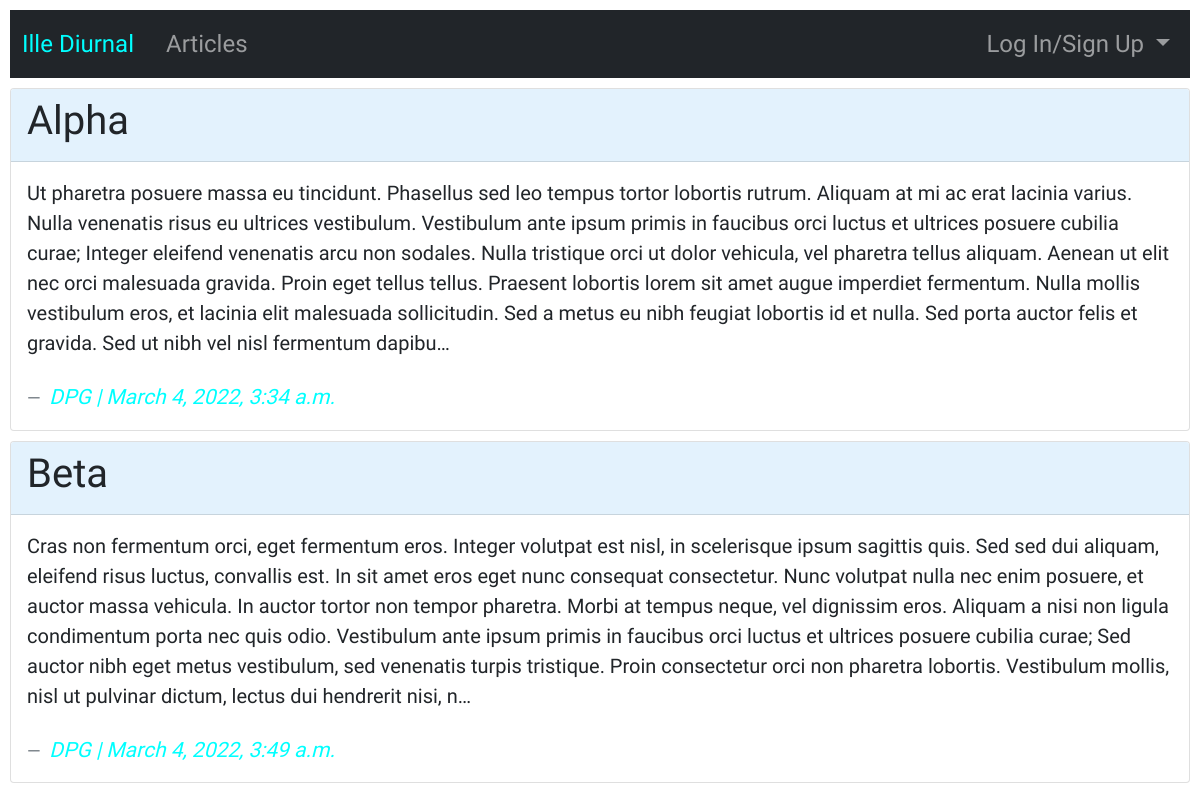
/articles/, run on an earlier commit of the app's database.
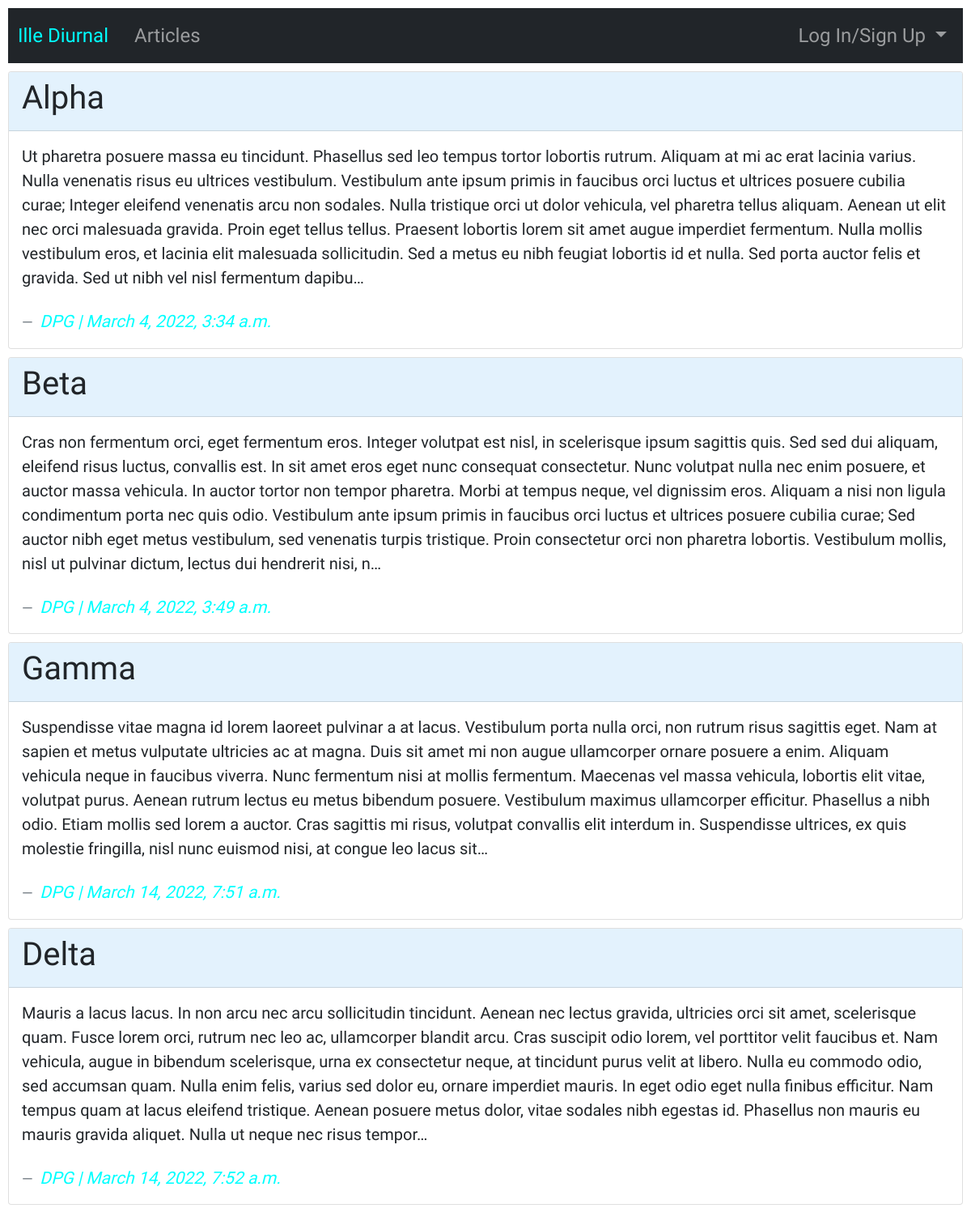
And on a later commit of the database.
### articles/models.py (models this page shows, shortened)
class Article(models.Model):
    title = models.CharField(max_length=256)
    body = models.TextField()
    author = models.ForeignKey(
        get_user_model(),
        on_delete=models.CASCADE
    )
    created_on = models.DateTimeField(auto_now_add=True)

### accounts/models.py (models this page shows)
class CustomUser(AbstractUser):
    department = models.CharField(max_length=512, null=True, blank=True)
    role = models.CharField(max_length=256, null=True, blank=True)

### articles/views.py (the view)
# urls.py: path('', ArticlesListView.as_view(), name='articles_list'),
class ArticlesListView(ListView):
  template_name = "articles/articles_list.html"
  model = Article

### templates/articles/articles_list.html (shortened to what this page needs)
{% extends 'base.html' %}
{% block content %}
<div class="articles-list">
  {% for article in article_list %}
  <div class="card">
    <div class="card-header">
      <h1>
        {{ article.title }}
      </h1>
    </div>
    <div class="card-body">
      <blockquote class="blockquote mb-0">
        <p>{{ article.body | truncatechars:700 }}</p>
        <footer class="blockquote-footer">
          <a href="{% url 'article_details' article.id %}">
            <cite title="Source Title">{{ article.author | upper }} | {{ article.created_on }}</cite>
          </a>
        </footer>
      </blockquote>
    </div>
  </div>
  {% endfor %}
</div>
{% endblock content %}

### templates/base.html (shortened to what this page needs)
{% load static %}
<!DOCTYPE html>
<html lang="en">
<head>
  <link href="https://cdn.jsdelivr.net/npm/bootstrap@5.1.3/dist/css/bootstrap.min.css" rel="stylesheet"
>
    <link rel="stylesheet" href="{% static 'css/base.css' %}">
</head>
<body>
  <nav class="navbar navbar-expand-lg navbar-dark bg-dark">
    <div class="container-fluid">
      <a class="navbar-link main-name" href="{% url 'home' %}">Ille Diurnal</a>
      <div class="collapse navbar-collapse">
        <ul class="navbar-nav">
          <li class="nav-item">
            <a class="nav-link" href="{% url 'articles_list' %}">Articles</a>
          </li>
        </ul>
      </div>
      <div>
        <ul class="navbar-nav">
          {% if user.is_authenticated %}
          <li class="nav-item dropdown">
            <a class="nav-link dropdown-toggle" href="#" id="navbarDropdownMenuLink" role="button"
              data-bs-toggle="dropdown" aria-expanded="false">
              {{ user.username | upper }}
            </a>
            <ul class="dropdown-menu" aria-labelledby="navbarDropdownMenuLink">
              <li><a class="dropdown-item" href="{% url 'password_change' %}">Change Password</a></li>
              <li><a class="dropdown-item" href="{% url 'logout' %}">Log Out</a></li>
            </ul>
          </li>
          {% else %}
          <li class="nav-item dropdown">
            <a class="nav-link dropdown-toggle" href="#" id="navbarDropdownMenuLink" role="button"
              data-bs-toggle="dropdown" aria-expanded="false">
              Log In/Sign Up
            </a>
          </li>
          {% endif %}
        </ul>
      </div>
    </div>
  </nav>
  <div>
    {% block content %}
    {% endblock content %}
  </div>
</body>
</html>

### static/css/base.css (style rules this page uses)
html { min-height: 100vh; }
body { min-height: 100vh; min-width: 100vw; font-family: "Akaya Telivigala", cursive; padding: 10px; }
nav { font-size: x-large; text-decoration: none; background-color: #e3f2fd; margin-bottom: 10px; }
h1 { font-weight: 300; }
a { text-decoration: none; color: aqua; }
blockquote footer { padding-top: 1.5rem; }
footer a cite { font-size: larger; }
.main-name { margin-right: 1.5rem; }
.card { margin-bottom: 10px; }
.card-header { background-color: #e3f2fd; }

What changed in the data, as far as the page shows it:
added Article: title "Gamma", body "Suspendisse vitae magna id lorem laoreet pulvinar a at lacus. Vestibulum porta nulla orci, non rutrum risus sagittis eget. Nam at sapien et metus vulputate ultricies ac at magna. Duis sit amet mi non augue ullamcorper ornare posuere a enim. Aliquam vehicula neque in faucibus viverra. Nunc fermentum nisi at mollis fermentum. Maecenas vel massa vehicula, lobortis elit vitae, volutpat purus. Aenean rutrum lectus eu metus bibendum posuere. Vestibulum maximus ullamcorper efficitur. Phasellus a nibh odio. Etiam mollis sed lorem a auctor. Cras sagittis mi risus, volutpat convallis elit interdum in. Suspendisse ultrices, ex quis molestie fringilla, nisl nunc euismod nisi, at congue leo lacus sit…", author "DPG", created_on "March 14, 2022, 7:51 a.m."
added Article: title "Delta", body "Mauris a lacus lacus. In non arcu nec arcu sollicitudin tincidunt. Aenean nec lectus gravida, ultricies orci sit amet, scelerisque quam. Fusce lorem orci, rutrum nec leo ac, ullamcorper blandit arcu. Cras suscipit odio lorem, vel porttitor velit faucibus et. Nam vehicula, augue in bibendum scelerisque, urna ex consectetur neque, at tincidunt purus velit at libero. Nulla eu commodo odio, sed accumsan quam. Nulla enim felis, varius sed dolor eu, ornare imperdiet mauris. In eget odio eget nulla finibus efficitur. Nam tempus quam at lacus eleifend tristique. Aenean posuere metus dolor, vitae sodales nibh egestas id. Phasellus non mauris eu mauris gravida aliquet. Nulla ut neque nec risus tempor…", author "DPG", created_on "March 14, 2022, 7:52 a.m."
